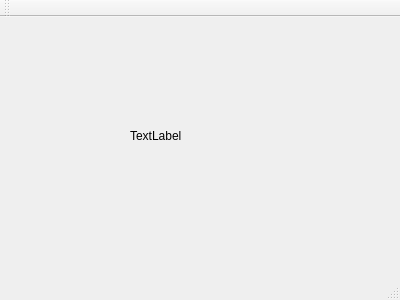
<?xml version="1.0" encoding="UTF-8"?>
<ui version="4.0">
 <class>MainWindow</class>
 <widget class="QMainWindow" name="MainWindow">
  <property name="geometry">
   <rect>
    <x>0</x>
    <y>0</y>
    <width>400</width>
    <height>300</height>
   </rect>
  </property>
  <property name="windowTitle">
   <string>MainWindow</string>
  </property>
  <widget class="QWidget" name="centralWidget">
   <widget class="QLabel" name="label">
    <property name="geometry">
     <rect>
      <x>130</x>
      <y>110</y>
      <width>59</width>
      <height>17</height>
     </rect>
    </property>
    <property name="text">
     <string>TextLabel</string>
    </property>
   </widget>
  </widget>
  <widget class="QMenuBar" name="menuBar">
   <property name="geometry">
    <rect>
     <x>0</x>
     <y>0</y>
     <width>400</width>
     <height>22</height>
    </rect>
   </property>
  </widget>
  <widget class="QToolBar" name="mainToolBar">
   <attribute name="toolBarArea">
    <enum>TopToolBarArea</enum>
   </attribute>
   <attribute name="toolBarBreak">
    <bool>false</bool>
   </attribute>
  </widget>
  <widget class="QStatusBar" name="statusBar"/>
 </widget>
 <layoutdefault spacing="6" margin="11"/>
 <resources/>
 <connections/>
</ui>
